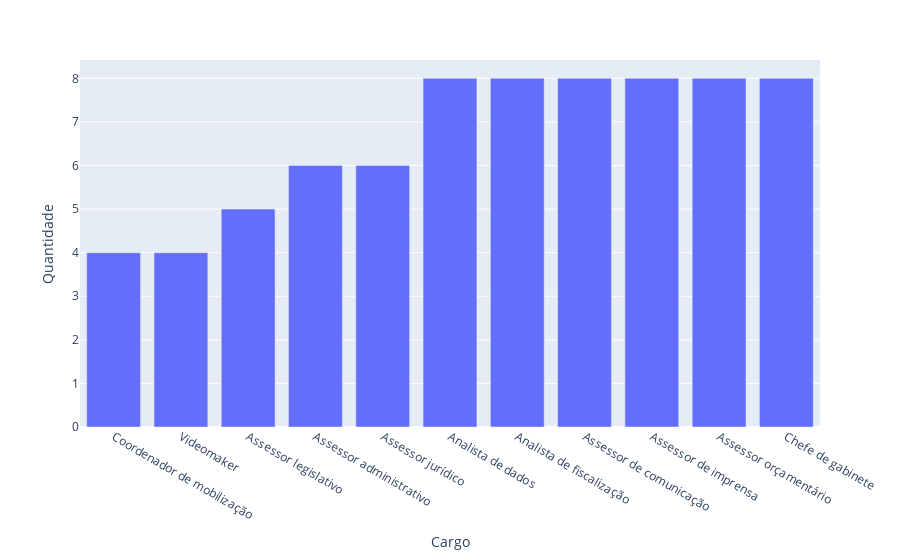

The code cell stored with this chart in its notebook:
### Markdown cell above
### 4.2.1 Distribuição de número de assessores por cargo

### Code cell
df_grp = df.groupby(['Cargo ']).count().rename(columns = {'Nome do Assessor' : 'Quantidade'})['Quantidade']
df_grp = df_grp.reset_index() 
df_grp=df_grp.sort_values(by='Quantidade')

fig = px.bar(df_grp, y="Quantidade",x='Cargo ')
fig.show()

### Figure 1 — Plotly figure (JSON) as saved in the notebook; plotly's stock layout.template omitted (floating-point values rounded to 4 significant figures)
{"data": [{"alignmentgroup": "True", "hovertemplate": "Cargo =%{x}<br>Quantidade=%{y}<extra></extra>", "legendgroup": "", "marker": {"color": "#636efa", "pattern": {"shape": ""}}, "name": "", "offsetgroup": "", "orientation": "v", "showlegend": false, "textposition": "auto", "type": "bar", "x": ["Coordenador de mobilização", "Videomaker", "Assessor legislativo ", "Assessor administrativo ", "Assessor jurídico", "Analista de dados", "Analista de fiscalização", "Assessor de comunicação", "Assessor de imprensa", "Assessor orçamentário", "Chefe de gabinete "], "xaxis": "x", "y": [4, 4, 5, 6, 6, 8, 8, 8, 8, 8, 8], "yaxis": "y"}], "layout": {"barmode": "relative", "legend": {"tracegroupgap": 0}, "margin": {"t": 60}, "xaxis": {"anchor": "y", "domain": [0, 1], "title": {"text": "Cargo "}}, "yaxis": {"anchor": "x", "domain": [0, 1], "title": {"text": "Quantidade"}}}}
